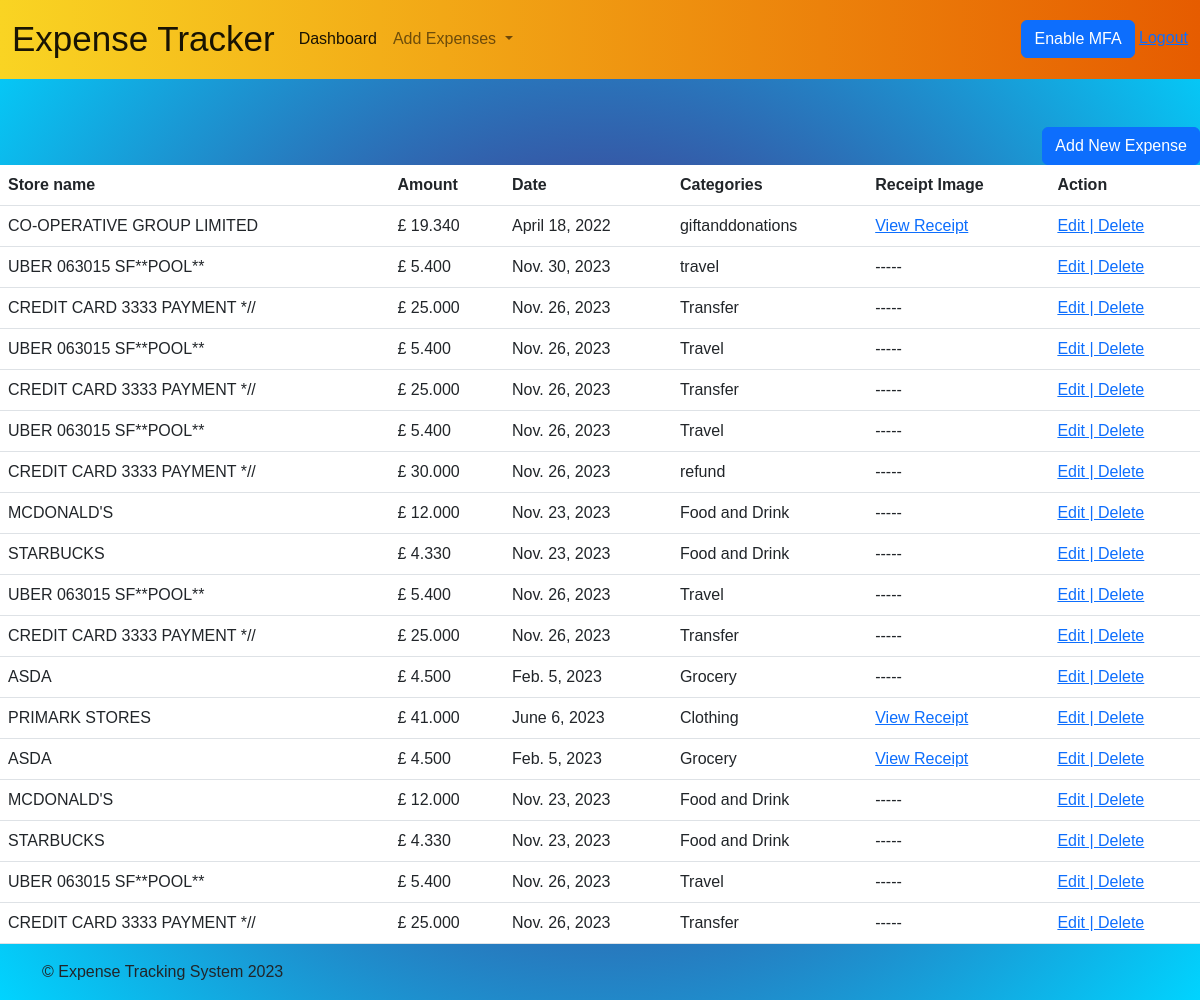
/expense_list_view/ (signed in), run on an earlier commit of the app's database.
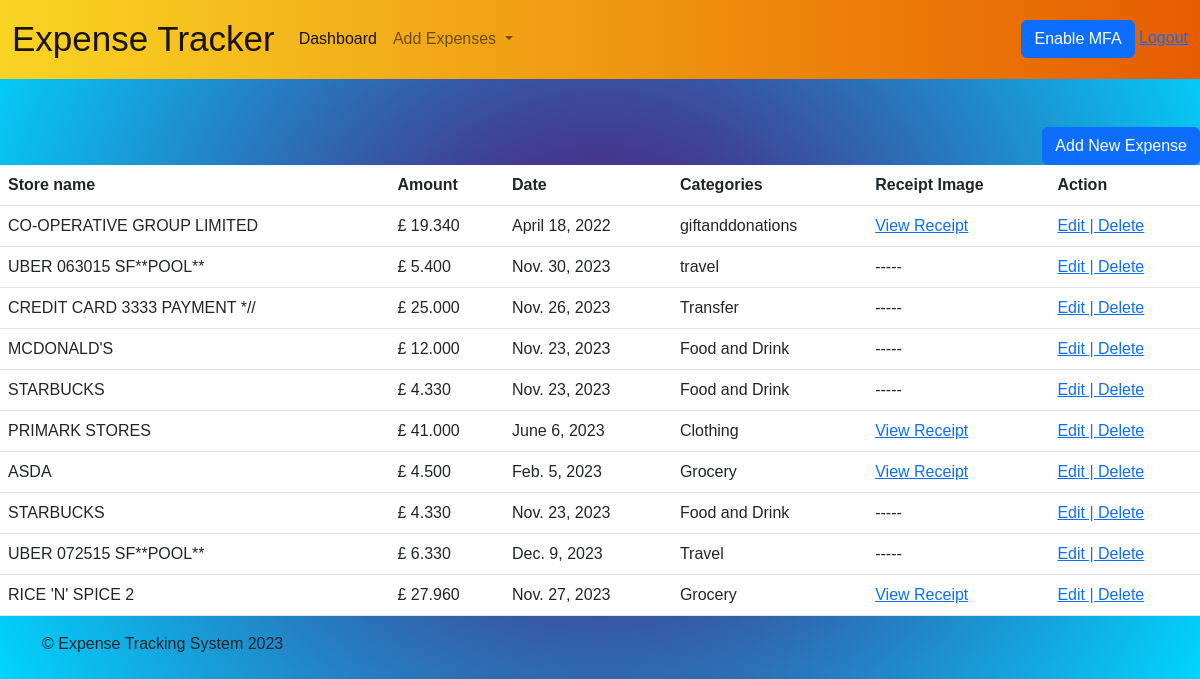
And on a later commit of the database.
### expenseapp/models.py (models this page shows)
class Expense(models.Model):
     user = models.ForeignKey(User, on_delete=models.CASCADE)
     store_name = models.CharField(max_length=35)
     amount = models.DecimalField(max_digits=20, decimal_places=3)
     date = models.DateField()
     category = models.CharField(max_length=35)
     receipt_image_path = models.CharField(max_length=277, blank=True, null=True)

### expenseapp/views.py (the view)
# urls.py: path('expense_list_view/', ExpenseListView.as_view(),
class ExpenseListView(LoginRequiredMixin, ListView):
    model = Expense
    template_name = "expense_list_view.html"
    def get_queryset(self):
        expense_query_set = super().get_queryset()
        return expense_query_set.filter(user = self.request.user)

### expenseapp/templates/expense_list_view.html (shortened to what this page needs)
{% extends 'base.html' %}
{% block content %}
<div class="table-responsive">
    <div align="right"><a class="btn btn-primary" href="{% url 'manual_expense_form' %}">Add New Expense</a></div>
    <table style="background: white;"  class="table table-stripped">
    <thead>
    <th> Store name</th>
    <th> Amount</th>
    <th> Date</th>
    <th> Categories</th>
    <th>Receipt Image</th>
     <th> Action</th>
    </thead>
    <tbody>
        {% if object_list %}
        {% for object in object_list %}
       <tr>
       <td>{{ object.store_name|upper }}  </td>
       <td> £ {{ object.amount }}  </td>
       <td>{{ object.date }} </td>
       <td> {{ object.category }}</td>
       <td>
        {% if object.receipt_image_path is None %}
        -----
        {% else %}
        <a href="/media/{{ object.receipt_image_path }}">View Receipt</a>
        {% endif %}
       </td>
       <td><a href="{% url 'update_expense' object.id %}"> Edit | <a href="{% url 'delete_expense' object.id %}"> Delete</a></a></td>
       </tr>
       {% endfor %}
       {% endif %}
       </tbody>
       </table>
     </div>
{% endblock %}

### expenseapp/templates/base.html (shortened to what this page needs)
<!DOCTYPE html>
<html lang="en">
<head>
    <head>
        <link href="https://cdn.jsdelivr.net/npm/bootstrap@5.2.3/dist/css/bootstrap.min.css" rel="stylesheet"
>
        </head>
        <body>
            {% if user.is_authenticated %}
            <nav class="navbar navbar-expand-lg navbar-light nav-bg">
                <div class="container-fluid">
                  <a style="font-size: 35px;" class="navbar-brand" href="{% url 'user_dashboard' %}">Expense Tracker</a>
                  <div class="collapse navbar-collapse" id="navbarSupportedContent">
                    <ul class="navbar-nav me-auto mb-2 mb-lg-0">
                      <li class="nav-item">
                        <a class="nav-link active" aria-current="page" href="{% url 'user_dashboard' %}">Dashboard</a>
                      </li>
                      <li class="nav-item dropdown">
                        <a class="nav-link dropdown-toggle" href="#" id="navbarDropdown" role="button" data-bs-toggle="dropdown" aria-expanded="false">
                          Add Expenses
                        </a>
                      </li>
                    </ul>
                    <nav>
                      <a class="btn btn-primary" href="/accounts/2fa">Enable MFA</a>
                   <a href="{% url 'account_logout' %}">Logout</a>
                   </nav>
                  </div>
                </div>
              </nav>
              {% endif %}
              <br><br>
            {% block content %}
            {% endblock %}
            <footer class="container">
                <p>&copy; Expense Tracking System 2023</p>
            </footer>
        </body>
</html>

### expenseapp/templates/base.html (style rules this page uses)
body { background: radial-gradient(circle, #5c0067 0%, #00d4ff 100%); font-family:Verdana, Geneva, Tahoma, sans-serif; }
.nav-bg { background: linear-gradient(to right, #F9D423, #e65c00); }

What changed in the data, as far as the page shows it:
removed Expense: store_name "CREDIT CARD 3333 PAYMENT *//", amount "25.000", date "Nov. 26, 2023", category "Transfer"
removed Expense: store_name "UBER 063015 SF**POOL**", amount "5.400", date "Nov. 26, 2023", category "Travel"
removed Expense: store_name "UBER 063015 SF**POOL**", amount "5.400", date "Nov. 26, 2023", category "Travel"
removed Expense: store_name "CREDIT CARD 3333 PAYMENT *//", amount "30.000", date "Nov. 26, 2023", category "refund"
removed Expense: store_name "UBER 063015 SF**POOL**", amount "5.400", date "Nov. 26, 2023", category "Travel"
removed Expense: store_name "CREDIT CARD 3333 PAYMENT *//", amount "25.000", date "Nov. 26, 2023", category "Transfer"
removed Expense: store_name "ASDA", amount "4.500", date "Feb. 5, 2023", category "Grocery"
removed Expense: store_name "MCDONALD'S", amount "12.000", date "Nov. 23, 2023", category "Food and Drink"
removed Expense: store_name "UBER 063015 SF**POOL**", amount "5.400", date "Nov. 26, 2023", category "Travel"
removed Expense: store_name "CREDIT CARD 3333 PAYMENT *//", amount "25.000", date "Nov. 26, 2023", category "Transfer"
added Expense: store_name "UBER 072515 SF**POOL**", amount "6.330", date "Dec. 9, 2023", category "Travel"
added Expense: store_name "RICE 'N' SPICE 2", amount "27.960", date "Nov. 27, 2023", category "Grocery"
